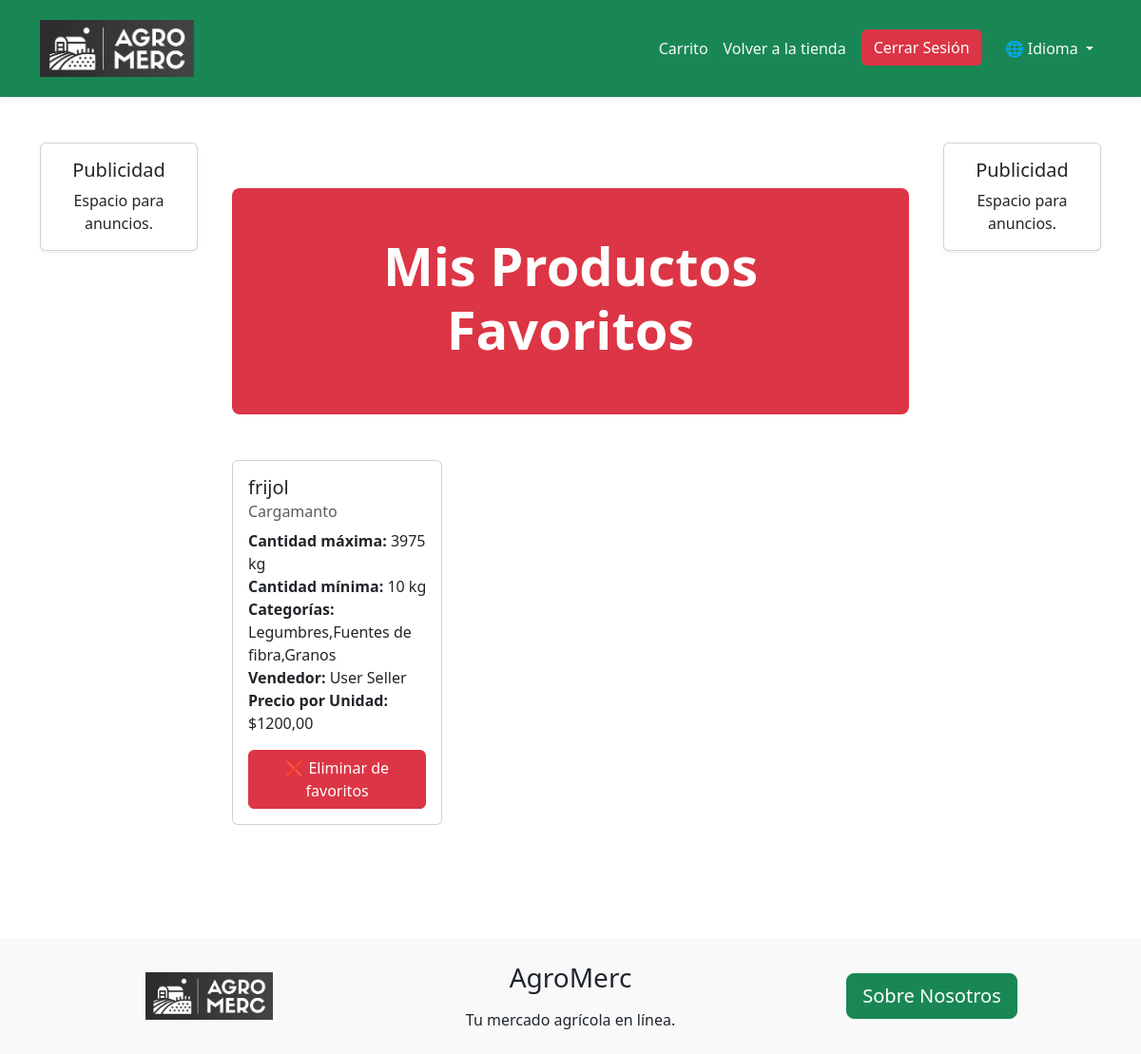
The app's page /favorites/ (signed in), older data.
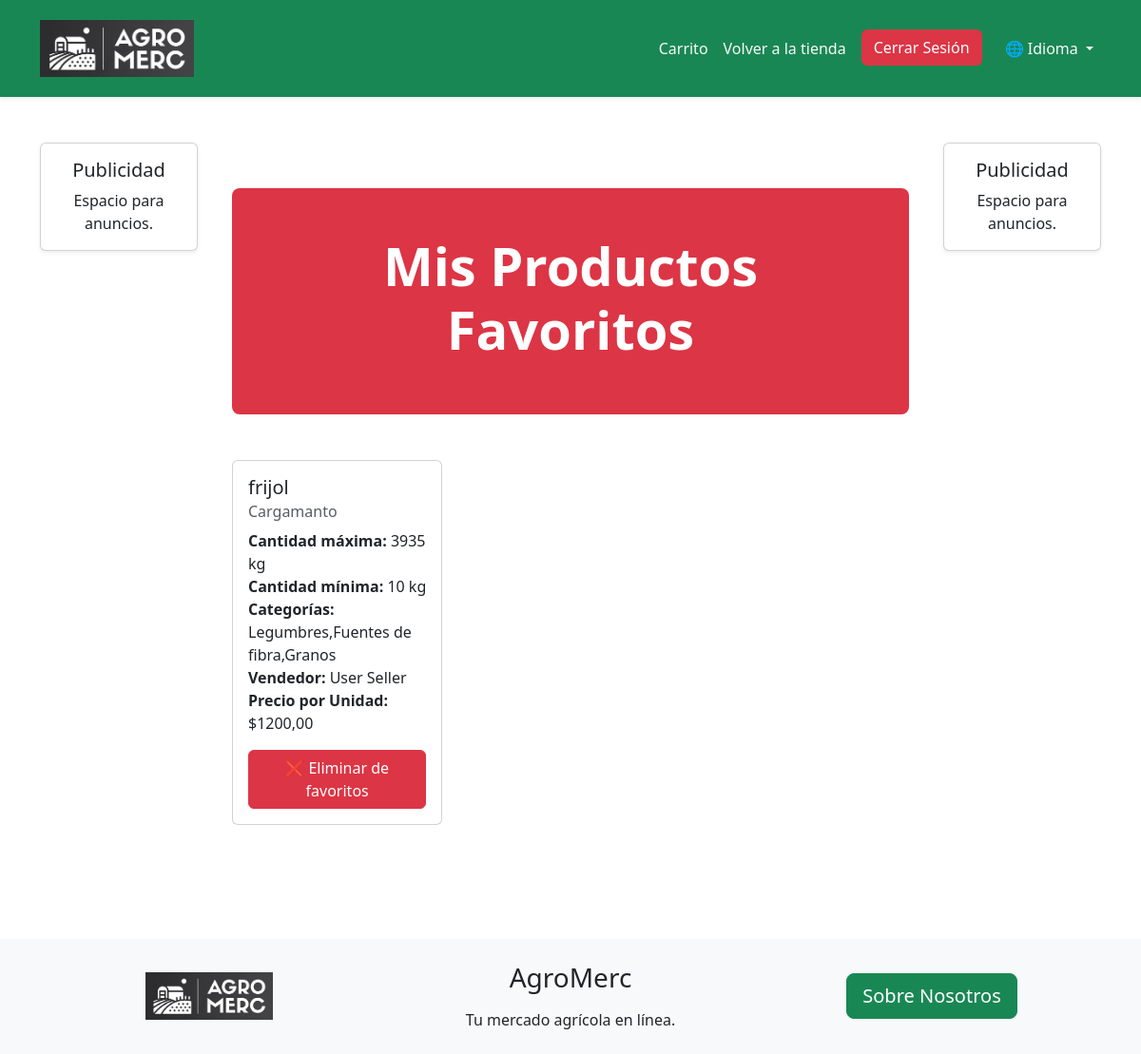
The same page, newer data.
### AgroMercApp/models.py (models this page shows, shortened)
class FavoriteProduct(models.Model):
    user = models.ForeignKey(
        settings.AUTH_USER_MODEL,
        on_delete=models.CASCADE,
        verbose_name='Usuario'
    )
    product = models.ForeignKey(
        ProductModel,
        on_delete=models.CASCADE,
        verbose_name='Producto'
    )
    added_at = models.DateTimeField(
        auto_now_add=True,
        verbose_name='Fecha de adición'
    )
    class Meta:
        unique_together = ('user', 'product')
        verbose_name = 'Producto Favorito'
        verbose_name_plural = 'Productos Favoritos'

class ProductModel(models.Model):
    PRODUCTS_NAME_CHOICES = [
        ('aguacate', 'Aguacate'),
        ('banana', 'Banano'),
        ('brocoli', 'Brócoli'),
        ('cafe', 'Café'),
        ('cebolla_cabezona', 'Cebolla Cabezona'),
        ('cebolla_larga', 'Cebolla Larga'),
        ('coliflor', 'Coliflor'),
        ('frijol', 'Frijol'),
        ('guayaba', 'Guayaba'),
        ('lechuga', 'Lechuga'),
        ('limon', 'Limón'),
        ('lulo', 'Lulo'),
        ('maiz', 'Maíz'),
        ('mango', 'Mango'),
        ('maracuya', 'Maracuyá'),
        ('naranja', 'Naranja'),
        ('papa', 'Papa'),
        ('papaya', 'Papaya'),
        ('platano', 'Platano'),
        ('piña', 'Piña'),
        ('sandia', 'Sandía'),
        ('tomate', 'Tomate'),
        ('yuca', 'Yuca'),
        ('zanahoria', 'Zanahoria')
    ]
    UNITS_CHOICES = (
        ('kg', 'Kilogramos'),
        ('lb', 'Libras'),
        ('unit', 'Unidades'),
    )
    productName = models.CharField(max_length=30,choices=PRODUCTS_NAME_CHOICES, verbose_name='Nombre del Producto')
    specificName = models.CharField(max_length=100, verbose_name='Nombre Específico')
    maxQuantity = models.IntegerField(verbose_name='Cantidad Máxima')
    minQuantity = models.IntegerField(verbose_name='Cantidad Mínima')
    unit = models.CharField(max_length=10, choices=UNITS_CHOICES, verbose_name='Unidad de Medida')
    seller = models.ForeignKey(settings.AUTH_USER_MODEL, on_delete=models.CASCADE,verbose_name='Vendedor')
    sellerId = models.CharField(max_length=10,verbose_name='Cedula del Vendedor')
    categories = models.CharField(max_length=100, verbose_name='Categorías')
    pricePeerUnit = models.DecimalField(max_digits=10, decimal_places=2, verbose_name='Precio por Unidad',default=1000)

class UserModel(AbstractUser):
    USER_TYPE_CHOICES = (
        ('buyer', 'Comprador'),
        ('seller', 'Vendedor'),
    )
    fullname = models.CharField(max_length=100, verbose_name='Nombres Completos')
    fullLastName = models.CharField(max_length=100, verbose_name='Apellidos Completos')
    idNumber = models.CharField(max_length=20, verbose_name='Número de Cédula')
    phoneNumber = models.CharField(max_length=12, verbose_name='Número de Teléfono')
    userType = models.CharField(max_length=10, choices=USER_TYPE_CHOICES, verbose_name='Tipo de Usuario', default='buyer')

### AgroMercApp/views.py (the view)
# urls.py: path('favorites/', ListFavoritesView.as_view(), name='favorites'),
class ListFavoritesView(LoginRequiredMixin, ListView):
    model = FavoriteProduct
    template_name = 'pages/store/products/favorites.html'
    context_object_name = 'favorites'
    def get_queryset(self):
        return FavoriteProduct.objects.filter(user=self.request.user)
    def get_context_data(self, **kwargs):
        context = super().get_context_data(**kwargs)
        context['products'] = [fav.product for fav in context['favorites']]
        return context

### AgroMercApp/templates/pages/store/products/favorites.html (shortened to what this page needs)
{% extends "pages/base.html" %}
{% load i18n %}
{% block authenticated_links %}
<a class="nav-link btn btn-outline-dark text-light" href="{% url 'cart' %}">{% trans "Carrito" %}</a>
<a class="nav-link btn btn-outline-dark text-light" href="{% url 'home' %}">{% trans "Volver a la tienda" %}</a>
{% endblock %}
{% block content %}
<div class="container py-5">
    <div class="row">
        <div class="col-12">
            <div class="h-100 p-5 text-center text-white bg-danger rounded-3">
                <h1 class="display-4 fw-bold">{% trans "Mis Productos Favoritos" %}</h1>
            </div>
        </div>
    </div>
    <div class="row mt-5">
        {% for favorite in favorites %}
        <div class="col-md-4 mb-4">
            <div class="card h-100">
                <div class="card-body">
                    <h5 class="card-title">{{ favorite.product.productName }}</h5>
                    <h6 class="card-subtitle mb-2 text-muted">{{ favorite.product.specificName }}</h6>
                    <p class="card-text">
                        <strong>{% trans "Cantidad máxima:" %}</strong> {{ favorite.product.maxQuantity }} {{ favorite.product.unit }}<br>
                        <strong>{% trans "Cantidad mínima:" %}</strong> {{ favorite.product.minQuantity }} {{ favorite.product.unit }}<br>
                        <strong>{% trans "Categorías:" %}</strong> {{ favorite.product.categories }}<br>
                        <strong>{% trans "Vendedor:" %}</strong> {{ favorite.product.seller.fullname }} {{ favorite.product.seller.fullLastName }}<br>
                        <strong>{% trans "Precio por Unidad:" %}</strong> ${{ favorite.product.pricePeerUnit }}
                    </p>
                    <form action="{% url 'removeFromFavorites' favorite.product.id %}" method="post" class="mt-2">
                        <button type="submit" class="btn btn-danger w-100">
                            ❌ {% trans "Eliminar de favoritos" %}
                        </button>
                    </form>
                </div>
            </div>
        </div>
        {% empty %}
        <div class="col-12">
            <div class="alert alert-info text-center" role="alert">
                {% trans "No tienes productos favoritos aún." %}
            </div>
        </div>
        {% endfor %}
    </div>
</div>
{% endblock %}

Row changes from the older to the newer data that the page shows:
changed through a linked row, FavoriteProduct "frijol": product.maxQuantity "3975" → "3935"
